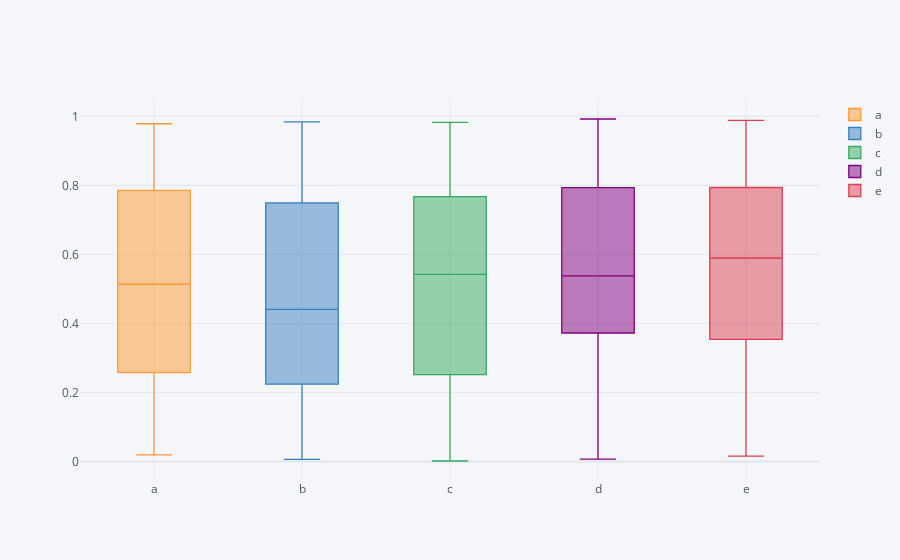

Notebook cell for this chart:
### Code cell
df.iplot(kind="box", x='a', y='b', mode='markers')
